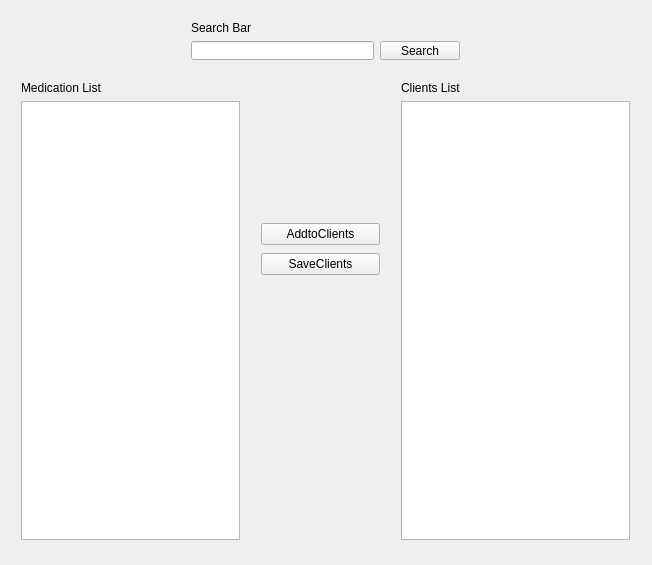
<?xml version="1.0" encoding="UTF-8"?>
<ui version="4.0">
 <class>UserWindow</class>
 <widget class="QWidget" name="UserWindow">
  <property name="geometry">
   <rect>
    <x>0</x>
    <y>0</y>
    <width>652</width>
    <height>565</height>
   </rect>
  </property>
  <property name="windowTitle">
   <string>UserWindow</string>
  </property>
  <widget class="QWidget" name="verticalLayoutWidget">
   <property name="geometry">
    <rect>
     <x>10</x>
     <y>70</y>
     <width>241</width>
     <height>481</height>
    </rect>
   </property>
   <layout class="QVBoxLayout" name="verticalLayout">
    <item>
     <widget class="QLabel" name="label">
      <property name="text">
       <string>Medication List</string>
      </property>
     </widget>
    </item>
    <item>
     <widget class="QListWidget" name="medicationList"/>
    </item>
   </layout>
  </widget>
  <widget class="QWidget" name="verticalLayoutWidget_2">
   <property name="geometry">
    <rect>
     <x>390</x>
     <y>70</y>
     <width>251</width>
     <height>481</height>
    </rect>
   </property>
   <layout class="QVBoxLayout" name="verticalLayout_2">
    <item>
     <widget class="QLabel" name="label_2">
      <property name="text">
       <string>Clients List</string>
      </property>
     </widget>
    </item>
    <item>
     <widget class="QListWidget" name="clientList"/>
    </item>
   </layout>
  </widget>
  <widget class="QWidget" name="gridLayoutWidget">
   <property name="geometry">
    <rect>
     <x>250</x>
     <y>210</y>
     <width>141</width>
     <height>80</height>
    </rect>
   </property>
   <layout class="QGridLayout" name="gridLayout">
    <item row="0" column="0">
     <widget class="QPushButton" name="addToClients">
      <property name="text">
       <string>AddtoClients</string>
      </property>
     </widget>
    </item>
    <item row="1" column="0">
     <widget class="QPushButton" name="saveClients">
      <property name="text">
       <string>SaveClients</string>
      </property>
     </widget>
    </item>
   </layout>
  </widget>
  <widget class="QWidget" name="verticalLayoutWidget_3">
   <property name="geometry">
    <rect>
     <x>180</x>
     <y>10</y>
     <width>291</width>
     <height>61</height>
    </rect>
   </property>
   <layout class="QVBoxLayout" name="verticalLayout_3">
    <item>
     <widget class="QLabel" name="label_3">
      <property name="text">
       <string>Search Bar</string>
      </property>
     </widget>
    </item>
    <item>
     <layout class="QHBoxLayout" name="horizontalLayout_2">
      <item>
       <widget class="QLineEdit" name="searchLineEdit"/>
      </item>
      <item>
       <widget class="QPushButton" name="searhButton">
        <property name="text">
         <string>Search</string>
        </property>
       </widget>
      </item>
     </layout>
    </item>
   </layout>
  </widget>
 </widget>
 <layoutdefault spacing="6" margin="11"/>
 <resources/>
 <connections/>
</ui>
